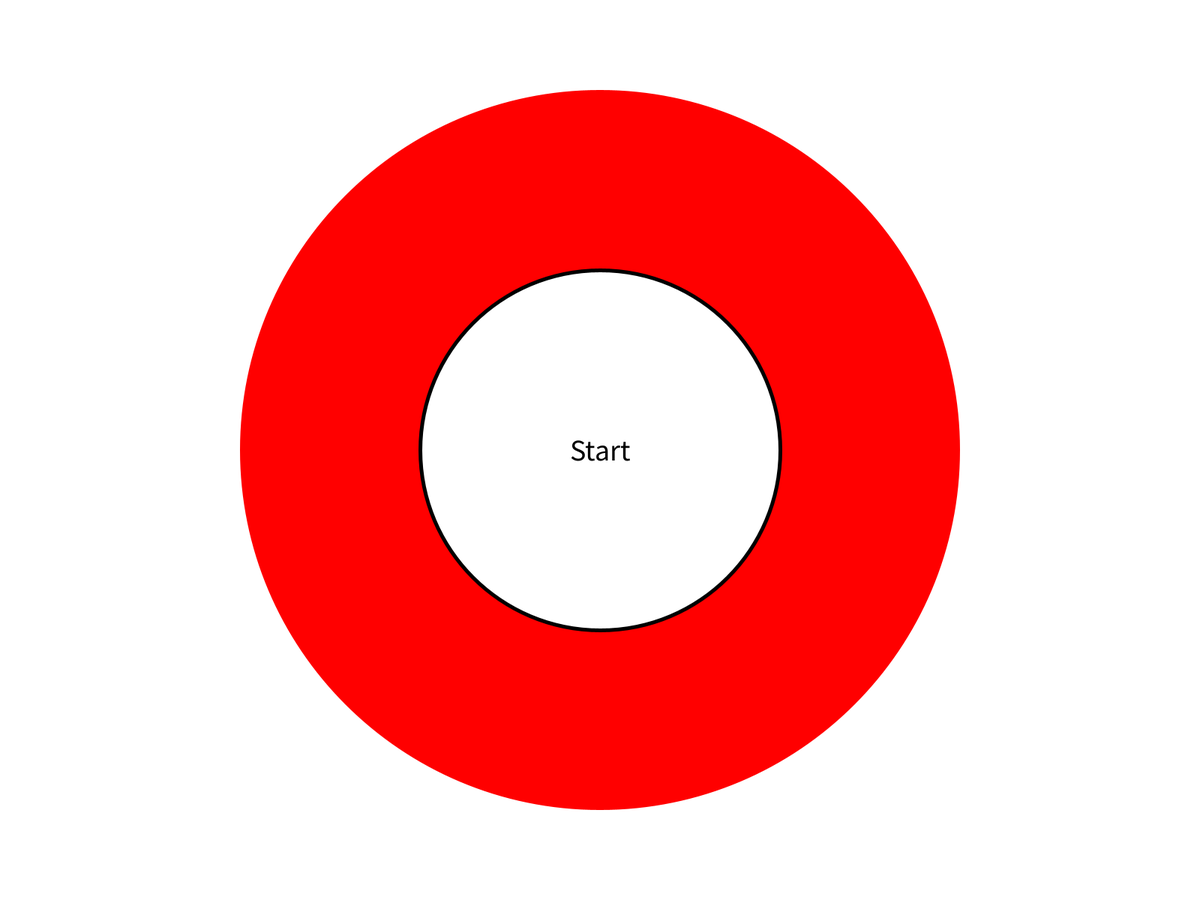
Frame 1 (no input)
Frame 60 (the mouse pressed at the canvas centre just before this capture): identical to frame 1, image omitted
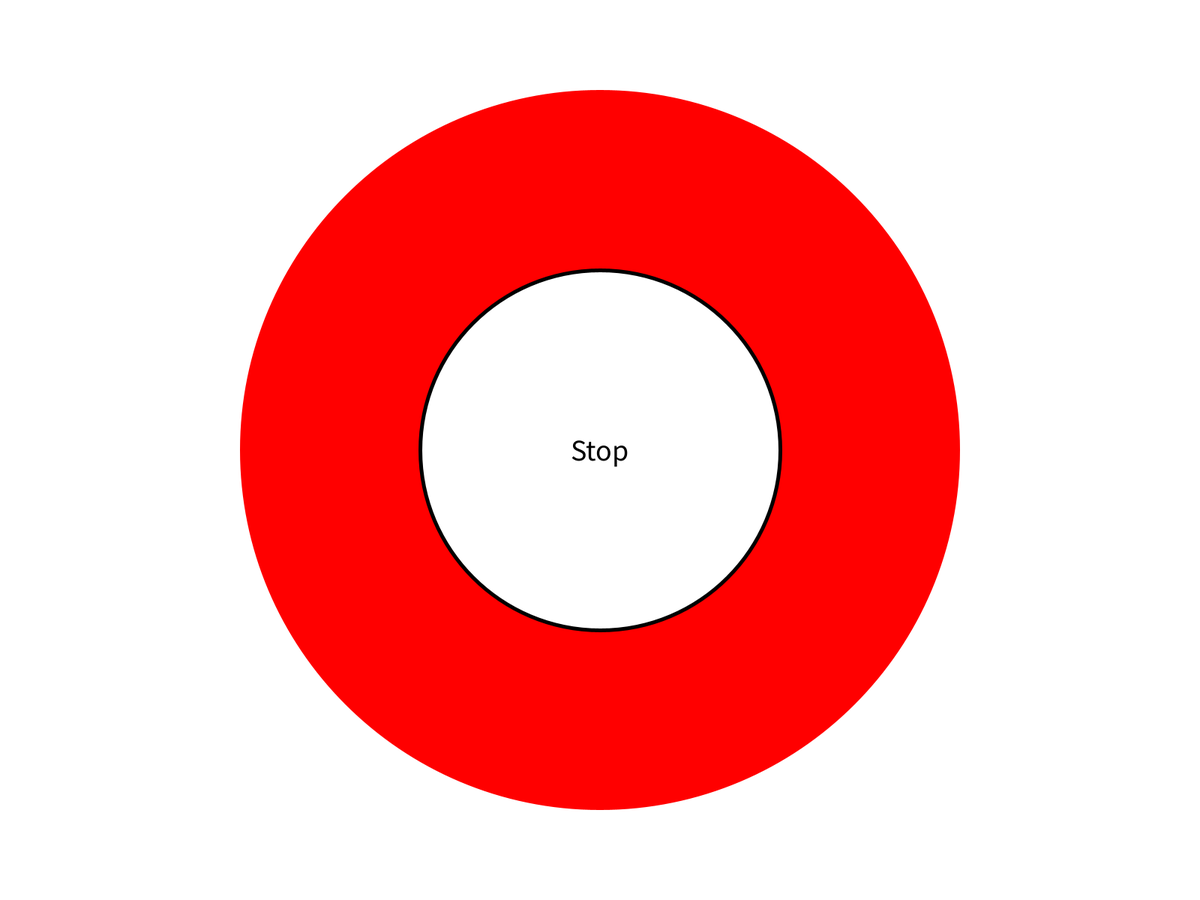
Frame 120 (the mouse held since frame 60 and released just before this capture)

The Processing sketch that drew these frames (run headless with seeded random() and noise(); from frame 60 on, the mouse is pressed at the canvas centre):

// Processing sketch: Main
// ── Main.pde
Pomodoro p;
Button startStopButton;
boolean isRunning = false;

void setup() {
  fullScreen();
  textSize(50);

  p = new Pomodoro();
  startStopButton = new Button(width / 2, height / 2, width * 0.3, "Start");
}

void draw() {
  background(255);

  p.calcTime();
  p.displayTime();
  p.displayCycle();
  p.displayCircle();

  startStopButton.display();
}

void mousePressed() {
  if (startStopButton.isClicked(mouseX, mouseY)) {
    isRunning = !isRunning;
    startStopButton.setText(isRunning ? "Stop" : "Start");
    p.toggleTimer(isRunning);
  }
}

// ── Button.pde
class Button {
  float x, y, size;
  String label;

  Button(float x, float y, float size, String label) {
    this.x = x;
    this.y = y;
    this.size = size;
    this.label = label;
  }

  void display() {
    fill(255);
    stroke(0);
    strokeWeight(5);
    ellipse(x, y, size, size);

    fill(0);
    textAlign(CENTER, CENTER);
    textSize(40);
    text(label, x, y);
  }

  boolean isClicked(float mx, float my) {
    return dist(mx, my, x, y) < size / 2;
  }

  void setText(String newText) {
    label = newText;
  }
}

// ── Pomodoro.pde
class Pomodoro {
  int sek = 5;
  int min = 0;
  int startFrame = 0;
  int cycle = 0;
  boolean isBreak = false;

  Pomodoro() {
    startFrame = frameCount;
  }

  void calcTime() {
    if (isRunning) {
      if ((frameCount - startFrame) % 60 == 0) {
        sek--;
      }

      if (sek < 0) {
        if (min > 0) {
          min--;
          sek = 59;
        } else {
          cycle++;
          isBreak = !isBreak; // Skift mellem pause og arbejde
          if (isBreak) {
            min = (cycle % 4 == 0) ? 30 : 5; // Lang pause efter 4 cycles
          } else {
            min = 25;
          }
          sek = 0;
        }
      }
    }
  }

  void displayTime() {
    fill(0);
    textAlign(CENTER, CENTER);
    text(min + ":" + nf(sek, 2), width / 2, height / 4);
  }

  void displayCycle() {
    textSize(40);
    text("Pomodoro: " + cycle, width / 2, height / 6);
  }

  void displayCircle() {
    fill(255, 0, 0);
    noStroke();
    ellipse(width / 2, height / 2, width * 0.6, width * 0.6);
  }

  void toggleTimer(boolean state) {
    isRunning = state;
    startFrame = frameCount;
  }
}

// ── StudyTime.pde
class StudyTime {
  int displayedCycles = 0;

  void update(int pomodoroCycle) {
    displayedCycles = pomodoroCycle;  // Opdaterer antal gennemførte cyklusser
  }

  void display() {
    int perRow = 4;                        // Hvor mange cirkler per række
    float size = width / 10;              // Størrelsen på hver cirkel
    float spacing = width / (perRow + 1); // Afstand mellem cirkler
    float startY = height - (height - size); // Y-placering

    fill(164, 74, 63);
    noStroke();

    //(Ref. til ChatGPT)
    for (int i = 0; i < displayedCycles; i++) {
      int row = i / perRow;
      int col = i % perRow;
      float x = spacing * (col + 1);
      float y = startY + row * (size + size/2);

      circle(x, y, size);  // Tegner en cirkel for hver gennemført pomodoro
    }
  }
}
